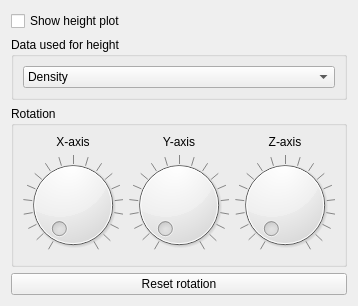
      <widget class="QWidget" name="heightplotSettingsPage">
       <attribute name="title">
        <string>Height plot</string>
       </attribute>
       <layout class="QVBoxLayout" name="verticalLayout_13">
        <item>
         <widget class="QCheckBox" name="showHeightplotCheckBox">
          <property name="text">
           <string>Show height plot</string>
          </property>
         </widget>
        </item>
        <item>
         <widget class="QGroupBox" name="heightplotDataType">
          <property name="maximumSize">
           <size>
            <width>16777215</width>
            <height>80</height>
           </size>
          </property>
          <property name="title">
           <string>Data used for height</string>
          </property>
          <layout class="QVBoxLayout" name="verticalLayout_11">
           <item>
            <widget class="QComboBox" name="heightplotDataTypeComboBox">
             <item>
              <property name="text">
               <string>Density</string>
              </property>
             </item>
             <item>
              <property name="text">
               <string>Velocity magnitude</string>
              </property>
             </item>
             <item>
              <property name="text">
               <string>Force field magnitude</string>
              </property>
             </item>
             <item>
              <property name="text">
               <string>Velocity divergence</string>
              </property>
             </item>
             <item>
              <property name="text">
               <string>Force field divergence</string>
              </property>
             </item>
            </widget>
           </item>
          </layout>
         </widget>
        </item>
        <item>
         <widget class="QGroupBox" name="heightplotViewRotationGroupBox">
          <property name="maximumSize">
           <size>
            <width>16777215</width>
            <height>200</height>
           </size>
          </property>
          <property name="title">
           <string>Rotation</string>
          </property>
          <layout class="QGridLayout" name="gridLayout_4">
           <item row="0" column="0">
            <widget class="QLabel" name="heightplotViewRotationXAxis">
             <property name="text">
              <string>X-axis</string>
             </property>
             <property name="alignment">
              <set>Qt::AlignCenter</set>
             </property>
            </widget>
           </item>
           <item row="1" column="2">
            <widget class="QDial" name="heightplotViewRotateZ">
             <property name="maximum">
              <number>180</number>
             </property>
             <property name="invertedAppearance">
              <bool>false</bool>
             </property>
             <property name="notchTarget">
              <double>10.000000000000000</double>
             </property>
             <property name="notchesVisible">
              <bool>true</bool>
             </property>
            </widget>
           </item>
           <item row="1" column="1">
            <widget class="QDial" name="heightplotViewRotateY">
             <property name="maximum">
              <number>180</number>
             </property>
             <property name="notchTarget">
              <double>10.000000000000000</double>
             </property>
             <property name="notchesVisible">
              <bool>true</bool>
             </property>
            </widget>
           </item>
           <item row="1" column="0">
            <widget class="QDial" name="heightplotViewRotateX">
             <property name="maximum">
              <number>180</number>
             </property>
             <property name="notchTarget">
              <double>10.000000000000000</double>
             </property>
             <property name="notchesVisible">
              <bool>true</bool>
             </property>
            </widget>
           </item>
           <item row="0" column="1">
            <widget class="QLabel" name="heightplotViewRotationYAxis">
             <property name="text">
              <string>Y-axis</string>
             </property>
             <property name="alignment">
              <set>Qt::AlignCenter</set>
             </property>
            </widget>
           </item>
           <item row="0" column="2">
            <widget class="QLabel" name="heightplotViewRotationZAxis">
             <property name="text">
              <string>Z-axis</string>
             </property>
             <property name="alignment">
              <set>Qt::AlignCenter</set>
             </property>
            </widget>
           </item>
          </layout>
         </widget>
        </item>
        <item>
         <widget class="QPushButton" name="heightplotResetRotation">
          <property name="text">
           <string>Reset rotation</string>
          </property>
         </widget>
        </item>
       </layout>
      </widget>
